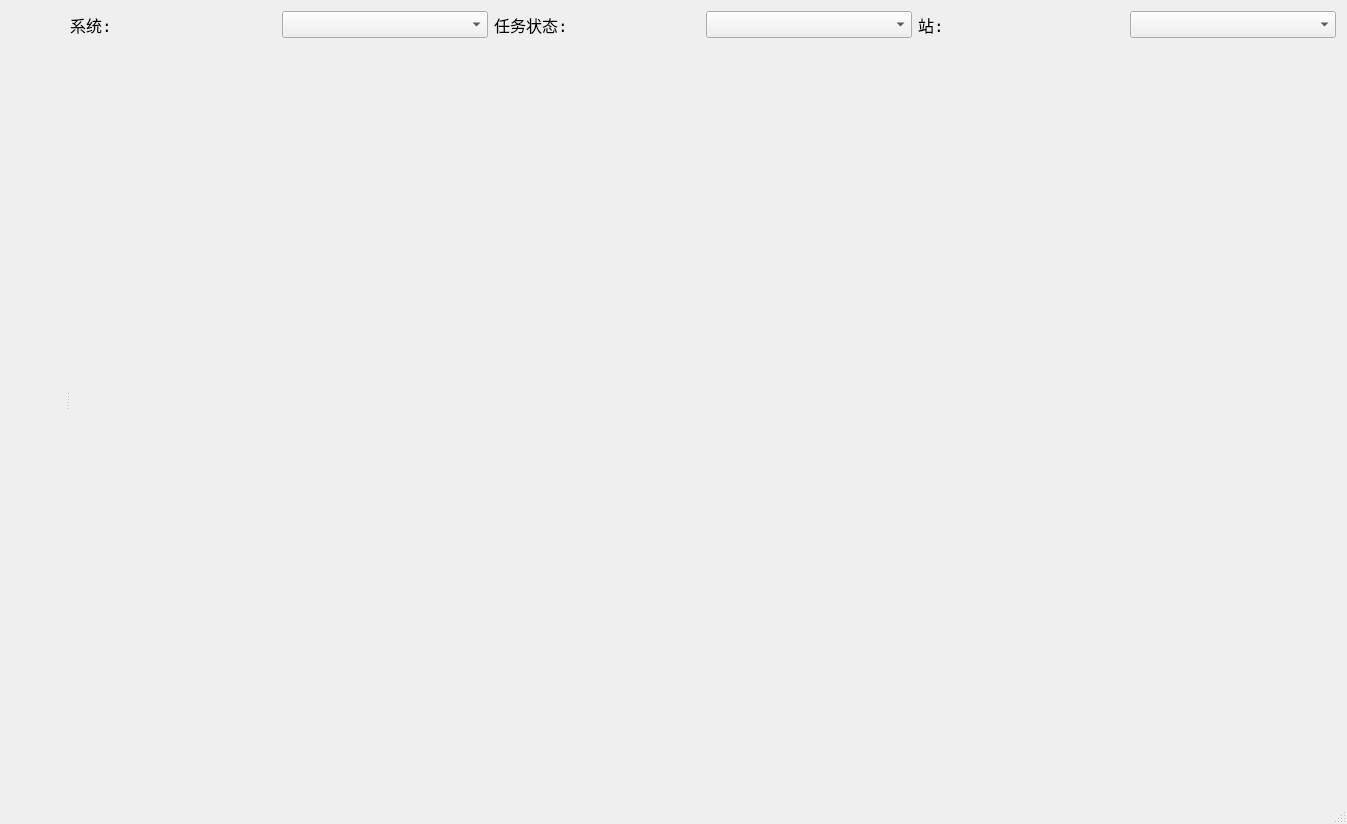
<?xml version="1.0" encoding="UTF-8"?>
<ui version="4.0">
 <class>MainWindow</class>
 <widget class="QMainWindow" name="MainWindow">
  <property name="geometry">
   <rect>
    <x>0</x>
    <y>0</y>
    <width>1347</width>
    <height>824</height>
   </rect>
  </property>
  <property name="font">
   <font>
    <family>DejaVu Sans Mono</family>
    <pointsize>12</pointsize>
   </font>
  </property>
  <property name="windowTitle">
   <string>MainWindow</string>
  </property>
  <widget class="QWidget" name="centralWidget">
   <layout class="QHBoxLayout" name="horizontalLayout_3">
    <item>
     <widget class="QSplitter" name="splitter">
      <property name="orientation">
       <enum>Qt::Horizontal</enum>
      </property>
      <widget class="xTreeWidget" name="ptreel" native="true">
       <property name="sizePolicy">
        <sizepolicy hsizetype="Expanding" vsizetype="Preferred">
         <horstretch>1</horstretch>
         <verstretch>0</verstretch>
        </sizepolicy>
       </property>
       <property name="minimumSize">
        <size>
         <width>55</width>
         <height>55</height>
        </size>
       </property>
      </widget>
      <widget class="QWidget" name="widget" native="true">
       <property name="sizePolicy">
        <sizepolicy hsizetype="Expanding" vsizetype="Preferred">
         <horstretch>12</horstretch>
         <verstretch>0</verstretch>
        </sizepolicy>
       </property>
       <layout class="QHBoxLayout" name="horizontalLayout_2">
        <property name="spacing">
         <number>0</number>
        </property>
        <property name="leftMargin">
         <number>0</number>
        </property>
        <property name="topMargin">
         <number>0</number>
        </property>
        <property name="rightMargin">
         <number>0</number>
        </property>
        <property name="bottomMargin">
         <number>0</number>
        </property>
        <item>
         <layout class="QVBoxLayout" name="verticalLayout">
          <item>
           <layout class="QHBoxLayout" name="horizontalLayout">
            <item>
             <widget class="QLabel" name="label">
              <property name="text">
               <string>系统:</string>
              </property>
             </widget>
            </item>
            <item>
             <widget class="QComboBox" name="pcomboxSystem"/>
            </item>
            <item>
             <widget class="QLabel" name="label_3">
              <property name="text">
               <string>任务状态:</string>
              </property>
             </widget>
            </item>
            <item>
             <widget class="QComboBox" name="pcomboxTaskState"/>
            </item>
            <item>
             <widget class="QLabel" name="label_2">
              <property name="text">
               <string>站:</string>
              </property>
             </widget>
            </item>
            <item>
             <widget class="QComboBox" name="pcomboxStation"/>
            </item>
           </layout>
          </item>
          <item>
           <widget class="xTreeWidget" name="ptreer" native="true">
            <property name="sizePolicy">
             <sizepolicy hsizetype="Expanding" vsizetype="Preferred">
              <horstretch>8</horstretch>
              <verstretch>0</verstretch>
             </sizepolicy>
            </property>
            <property name="minimumSize">
             <size>
              <width>55</width>
              <height>55</height>
             </size>
            </property>
           </widget>
          </item>
         </layout>
        </item>
       </layout>
      </widget>
     </widget>
    </item>
   </layout>
  </widget>
  <widget class="QMenuBar" name="menuBar">
   <property name="geometry">
    <rect>
     <x>0</x>
     <y>0</y>
     <width>1347</width>
     <height>23</height>
    </rect>
   </property>
  </widget>
  <widget class="QStatusBar" name="statusBar"/>
 </widget>
 <layoutdefault spacing="6" margin="11"/>
 <customwidgets>
  <customwidget>
   <class>xTreeWidget</class>
   <extends>QWidget</extends>
   <header>xtreewidget.h</header>
   <container>1</container>
  </customwidget>
 </customwidgets>
 <resources/>
 <connections/>
</ui>
